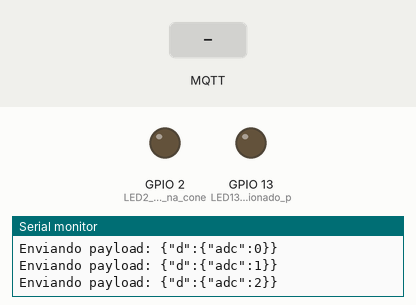
Bench run of a sketch on a simulated ESP8266 (NodeMCU). Shown: output pins drawn as LEDs (lit = HIGH), the last lines printed to the serial monitor. The inputs (shaded band) are chosen by the test bench. WiFi joins after 1.5 s; servers stay silent unless stated; no MQTT or app messages arrive unless stated.

Above: at 2.8 s.
2.9 s: MQTT message "1" arrives on the first subscribed topic
At 4.3 s:
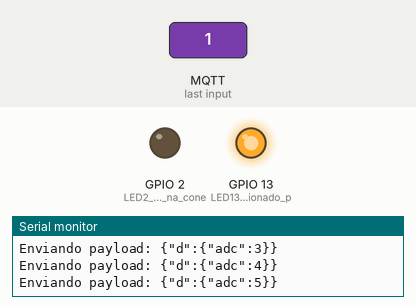
4.6 s: MQTT message "0" arrives on the first subscribed topic
At 5.4 s:
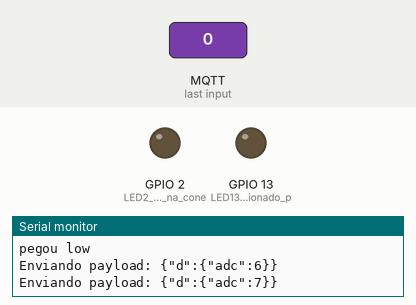
Timing chart, 0 to 7.6 s (numbered marks = the images above; inputs shaded):
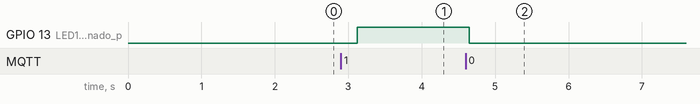

Measured:
- after the input at 2.9 s, GPIO 13 (LED13_que_será_acionado_p): LOW → HIGH after 0.22 s
- after the input at 4.6 s, GPIO 13 (LED13_que_será_acionado_p): HIGH → LOW after 0.05 s

The sketch:

C_digo_NodeMCU.ino
```cpp
//https://www.youtube.com/watch?v=V02StJVbslE

#include <ESP8266WiFi.h>
#include <PubSubClient.h> // https://github.com/knolleary/pubsubclient/releases/tag/v2.3
#include <ArduinoJson.h> // https://github.com/bblanchon/ArduinoJson/releases/tag/v5.0.7


//-------- Customise these values -----------
const char* ssid = "IBMHackatruckIoT";
const char* password = "IOT2017IBM";

#define ORG "cd7gkk"
#define DEVICE_TYPE "padlockbeta"
#define DEVICE_ID "padlock01"
#define TOKEN "123456789"
//-------- Customise the above values --------

char server[] = ORG ".messaging.internetofthings.ibmcloud.com";
char authMethod[] = "use-token-auth";
char token[] = TOKEN;
char clientId[] = "d:" ORG ":" DEVICE_TYPE ":" DEVICE_ID;
const char eventTopic[] = "iot-2/evt/status/fmt/json";
const char cmdTopic[] = "iot-2/cmd/led/fmt/json";

int cont = 0;                         // Realiza uma contagem contínua
WiFiClient wifiClient;

void callback(char* topic, byte* payload, unsigned int payloadLength)
{
  Serial.print("Message arrived [");
  Serial.print(topic);
  Serial.print("] ");
  if ((char)payload[0] == '0')
  { // Caso receba o caractere 0
    digitalWrite(13, LOW);        // Desliga o LED
    Serial.println("LOW");
    Serial.println("pegou low");
  }
  if ((char)payload[0] == '1')
  { // Caso receba o caractere 1
    digitalWrite(13, HIGH);        // Liga o LED
    Serial.println("HIGH");
    Serial.println("pegou HIGh");
  }
}
PubSubClient client(server, 1883, callback, wifiClient);

void setup()
{
  Serial.begin(9600);                // Taxa de transmissão 9600 ou 115200 dBs
  pinMode(13, OUTPUT);              // LED13 que será acionado pelo IBM
  pinMode(2, OUTPUT);               // LED2 indica falha na conexão com a internet
  client.setCallback(callback);      // Ajusta a função de retorno
  wifiConnect();                     // Cria o void wifiConnect
  mqttConnect();
  // Cria o void mqttConnect
}
void wifiConnect()
{ // Função void wifiConnect
  Serial.print("Conectando a Rede ");
  Serial.print(ssid);                // Indica a Rede que o ESP32 irá se conectar
  WiFi.begin(ssid, password);        // Conecta ao ssid e o password configurado
  while (WiFi.status() != WL_CONNECTED)
  { // Enquanto estiver desconectado
    delay(500);                      // Aguarda 500 milissegundos
    Serial.print(".");
  }
  Serial.print("Wi-Fi conectado, Endereço de IP: ");
  Serial.println(WiFi.localIP());     // Indica o endereço de IP
}
void mqttConnect()
{ // Função void mqttConnect
  if (!!!client.connected())
  {
    Serial.print("Reconectando MQTT do cliente ");
    Serial.println(server);                       // Indica o endereço do servidor
    while (!!!client.connect(clientId, authMethod, token) )
    {
      Serial.print(".");
      delay(500);
    }
    if (client.subscribe(cmdTopic))
    {
      Serial.println("Resposta OK");              // Se a resposta for OK
      digitalWrite(2, LOW);                            // LED 2 OFF
    }
    else
    {
      Serial.println("Resposta FALHOU");   // Se a resposta falhar
      digitalWrite(2, HIGH);                          // LED 2 ON
    }
  }
}
void loop()
{
  if (!client.loop())
  {
    mqttConnect();
  }
  String payload = "{\"d\":{\"adc\":";      // Inicia uma String associando ao endereço
  payload += cont;                          // Atribui o valor de leitura de cont a String
  payload += "}}";                          // Finaliza a String
  Serial.print("Enviando payload: ");
  Serial.println(payload);                  // Escreve a String no monitor Serial
  //client.publish(eventTopic, (char*) payload.c_str() );  // Publica a String
  cont ++;                                  // Aumenta em 1 o valor de cont
  delay(500);                               // Aguarda 500 milissegundos
}
```
